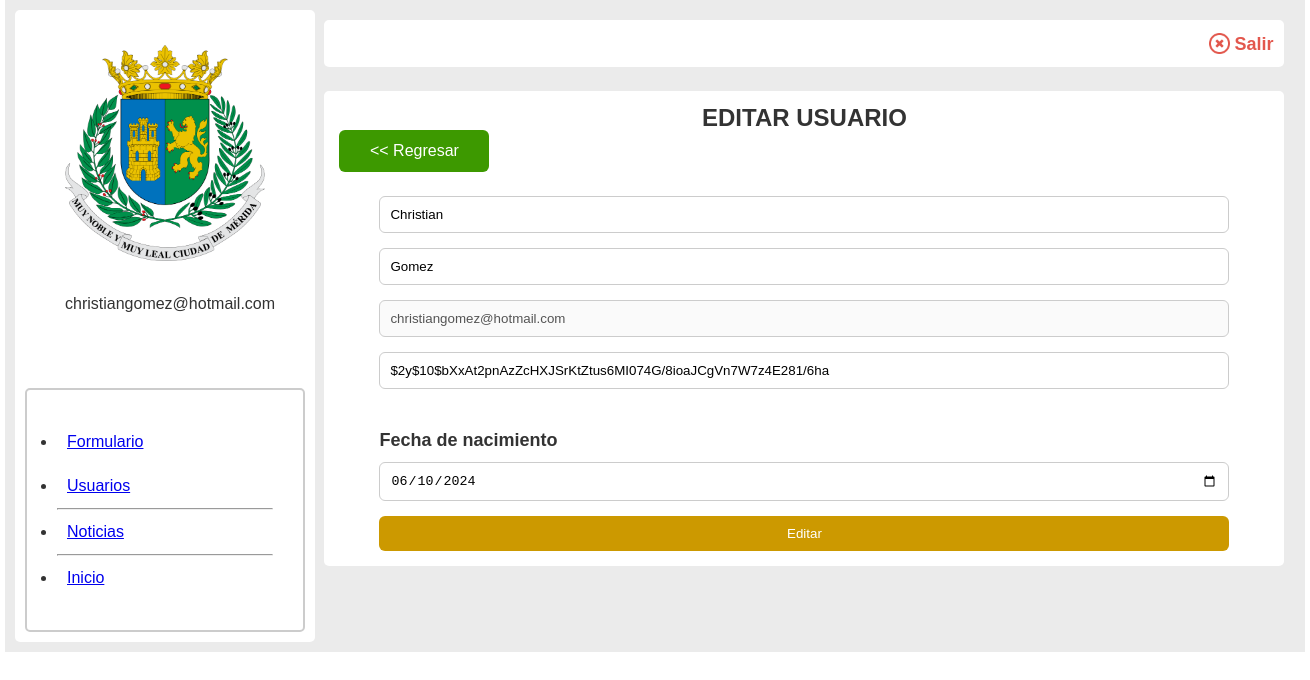
The app's page /editar_usuario.php?id=13 (signed in) with its own data.
### tables this page shows
CREATE TABLE `registro` (
  `id` int(4) NOT NULL,
  `nombre` varchar(25) DEFAULT NULL,
  `apellido` varchar(50) DEFAULT NULL,
  `correo` varchar(100) DEFAULT NULL,
  `contrasena` varchar(255) DEFAULT NULL,
  `fecha` date DEFAULT NULL,
  `pregunta` varchar(50) DEFAULT NULL,
  `respuesta` varchar(50) DEFAULT NULL
);

### editar_usuario.php (the view, shortened to what this page needs)
<?php
$id = $_GET['id'];
?>
<!DOCTYPE html>
<html lang="en">
<head>
  <link rel="stylesheet" href="estilos.css">
</head>
<body>
  <div class="cont_padre_panel ancho">
    <?php
    include "menudashboard.php";
    ?>
    <?php
          require "conexion.php";
          $verusuario = "SELECT * FROM registro WHERE id = '$id'";
          $resultado = mysqli_query($conectar, $verusuario);
          $fila = $resultado -> fetch_array();
        ?>
    <div class="cont_panel_derecho">
      <div class="cont_panel_derecho_hijo1">
        <div class="elemento_salir">
          <img src="imagenes/cancelar.png" class="img_cancelar" >
          <a href="salir.php" class="salir">Salir</a>
        </div>
      </div>
      <br>
      <div class="cont_panel_derecho_hijo2">
        <h2 class="titulo_panel"> EDITAR USUARIO</h2>
        <a href="dashboard_usuarios.php" class="btn_rojo2"><< Regresar</a>
        <br><br>
        <form action="guardar_usuarios_editar.php" method="post" class="form_crear_usuario">
          <input type="text" name="nombre" class="elemento_inp2" placeholder="Nombre(s)" required value="<?php echo $fila['nombre'];?>">
          <br>
          <input type="text" name="apellido" class="elemento_inp2" placeholder="Apellido" required value="<?php echo $fila['apellido'];?>">
          <br>
          <input type="text"  class="elemento_inp2" placeholder="Correo electronico" required value="<?php echo $fila['correo'];?>" disabled>
          <br>
          <input type="text" name="contrasena" class="elemento_inp2" placeholder="Contraseña" required value="<?php echo $fila['contrasena'];?>">
          <br><br>
          <p class="texto_fecha">Fecha de nacimiento</p>
          <input type="date" name="fecha" class="elemento_inp2" value="<?php echo $fila['fecha'];?>">
          <br>
          <button class="btn_amarillo2">Editar</button>
       </form>
      </div>
  </div>
</body>
</html>

### estilos.css (style rules this page uses)
* { box-sizing: border-box; margin: 0; padding: 0; }
body { font-family: Arial, Helvetica, sans-serif; height: 100vh; font-size: 16px; line-height: 24px; color: #333; }
:root { --color1: #001dbe; --color2: #bebebe; }
.ancho { width: 1300px; margin: auto; }
.elemento_inp2 { padding: 10px; width: 850px; margin-bottom: 15px; border-radius: 6px; border: 0; border: 1px #ccc solid; }
.btn_rojo2 { width: 150px; padding: 9px 15px; background-color: #3d9900; color: white; border: 0; border-radius: 6px; text-decoration: none; display: inline-block; text-align: center; }
.btn_amarillo2 { width: 850px; padding: 10px 10px; background-color: #CC9900; color: white; text-align: center ; border: 0; border-radius: 6px; margin: auto; text-decoration: none; display: inline-block; margin: auto; }
.texto_fecha { font-weight: bold; font-size: 18px; margin-bottom: 10px; }
.cont_padre_panel { padding: 10px; background-color: #ebebeb; }
.cont_panel_derecho { width: 960px; display: inline-block; vertical-align: top; padding: 5px; }
.cont_panel_derecho_hijo1 { padding: 10px; text-align: right; border-radius: 5px; margin-top: 5px; background-color: white; width: 960px; }
.cont_panel_derecho_hijo2 { background-color: white; border-radius: 5px; padding: 15px; width: 960px; }
.titulo_panel { text-align: center; }
.form_crear_usuario { width: 850px; margin: auto; }
.elemento_salir { padding: 1px; }
.salir { display: inline-block; text-decoration: none; color: #e3574d; font-size: 18px; font-weight: bold; vertical-align: middle; }
.img_cancelar { width: 21px; display: inline-block; vertical-align: middle; }

### records on screen
registro: nombre "Christian", apellido "Gomez", correo "christiangomez@hotmail.com", contrasena "$2y$10$bXxAt2pnAzZcHXJSrKtZtus6MI074G/8ioaJCgVn7W7z4E281/6ha", fecha "06/10/2024"

### other values on screen
$usuario "christiangomez@hotmail.com"
